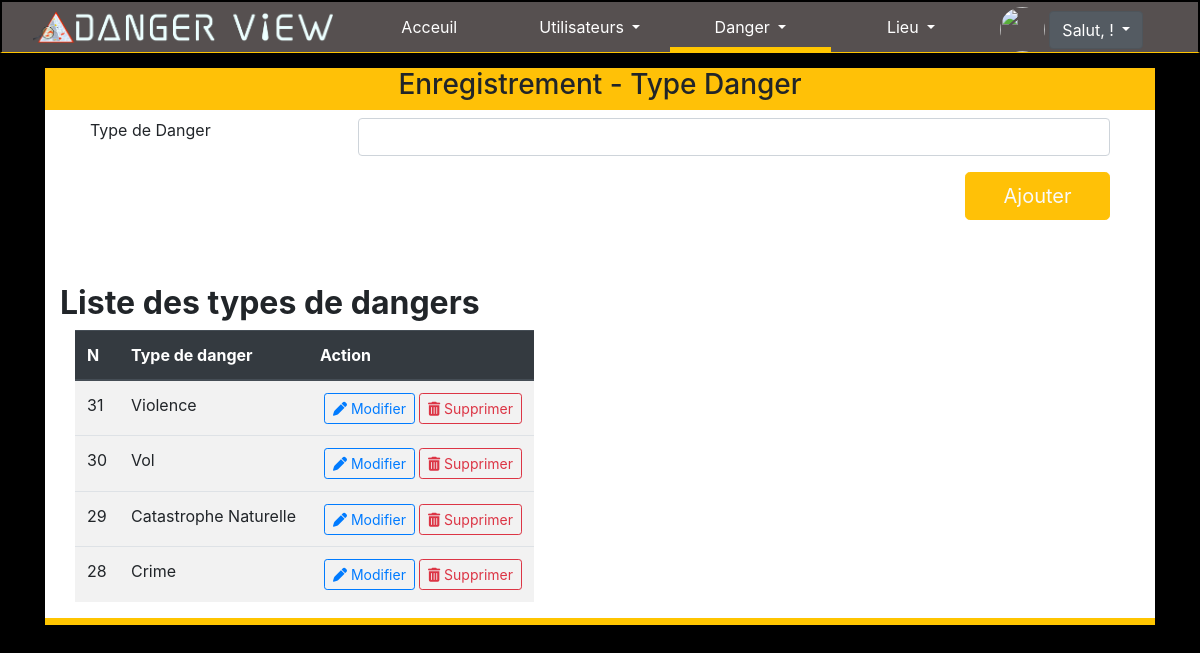
The app's page /ajout-tdanger.php, older data.
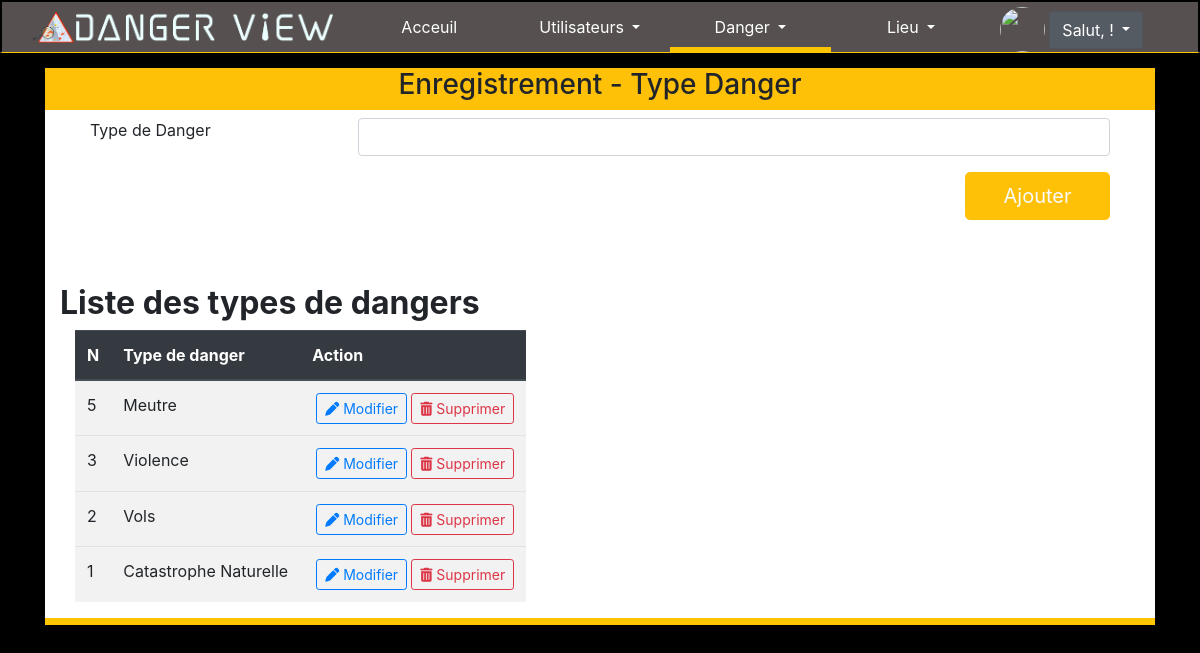
The same page, newer data.
### tables this page shows
CREATE TABLE `typedanger` (
  `idTypeDanger` int(11) NOT NULL,
  `typeDanger` varchar(50) NOT NULL,
  `idUtilisateur` int(11) NOT NULL,
  `dernieremodification` datetime NOT NULL
);

### forms/f-type-danger.php (the view, shortened to what the changed rows need)
<div class="container-fluid">
        <div class="ml-auto mr-auto  block-forms" style="width:90vw;">
            <section class="row bg-dger-white bd-dger-white">
                <section class="mt-5 container-fluid">
                    <h2 class="mb-2"><strong>Liste des types de dangers  </strong></h2>
                    <table class="table table-striped container-fluid content-justify-center table-responsive w-100">
                        <thead class="thead-dark">
                            <tr>
                                <th>N</th>
                                <th>Type de danger</th>
                                <th>Action</th>
                            </tr>
                        </thead>
                        <tbody>
                            <?php
                                $db= Database::connect();
                                $recuptDanger = $db->query('SELECT * FROM  typedanger ORDER BY idTypeDanger DESC');
                                while($tDanger = $recuptDanger-> fetch())
                                {
                                    echo '<tr>
                                    <td>';
                                    echo $tDanger['idTypeDanger'];
                                    echo '</td>
                                    <td>';
                                    echo $tDanger['typeDanger'];
                                    echo '</td><td>';
                                    echo '<a class="btn btn-outline-primary btn-sm ml-1" href="ajout-tdanger.php?id='.$tDanger['idTypeDanger'].'&operation=modification"><i class="fas fa-pen" aria-hidden="true"></i> Modifier</a>';
                                    echo '<a class="btn btn-outline-danger btn-sm ml-1 text-danger" data-toggle="modal" data-target="#exampleModalCenter'.$tDanger['idTypeDanger'].'"><i class="fa fa-trash" aria-hidden="true"></i> Supprimer</a>';
                                    echo '</td>
                                    <tr>';
                                    echo  '<div class="modal fade" id="exampleModalCenter'.$tDanger['idTypeDanger'].'" tabindex="-1" role="dialog" aria-labelledby="exampleModalCenterTitle" aria-hidden="true">
                                    <div class="modal-dialog modal-dialog-centered" role="document">
                                        <div class="modal-content">
                                        <div class="modal-header">
                                            <h5 class="modal-title" id="exampleModalLongTitle">Supprimer un utilisateur</h5>
                                            <button type="button" class="close" data-dismiss="modal" aria-label="Close">
                                            <span aria-hidden="true">&times;</span>
                                            </button>
                                        </div>
                                        <div class="modal-body">
                                            Etes vous sur de vouloir supprimer  le type : '.$tDanger['typeDanger'].'?
                                        </div>
                                        <div class="modal-footer">
                                            <form class="form" action="delete.php" role="form" method="post">
                                                <input type="hidden" name="id" value="'.$tDanger['typeDanger'].'"/>
                                                <button type="button" class="btn btn-outline-dark" data-dismiss="modal">Annuler</button>
                                                <a href="traitement/delete-tdanger.php?id='.$tDanger['idTypeDanger'].'" class="btn btn-danger">Supprimer</a>
                                            </form>
                                        </div>
                                    </div>
                                    </div>';
                                }
                            ?>
                        </tbody>
                    </table>
                </section>
            </section>
        </div>
</div>

Row changes from the older to the newer data that the page shows:
removed typedanger: idTypeDanger "31", typeDanger "Violence"
removed typedanger: idTypeDanger "30", typeDanger "Vol"
removed typedanger: idTypeDanger "29", typeDanger "Catastrophe Naturelle"
removed typedanger: idTypeDanger "28", typeDanger "Crime"
added typedanger: idTypeDanger "5", typeDanger "Meutre"
added typedanger: idTypeDanger "3", typeDanger "Violence"
added typedanger: idTypeDanger "2", typeDanger "Vols"
added typedanger: idTypeDanger "1", typeDanger "Catastrophe Naturelle"
